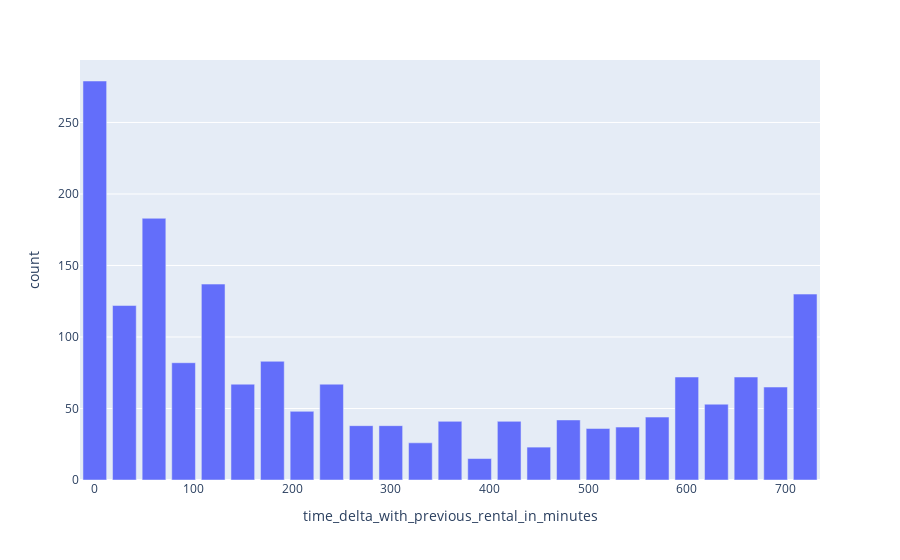

Notebook code cell kept with this figure:
### Code cell
# Distribution des diff. entre fin de locations et location suivante

df_cnt = df["time_delta_with_previous_rental_in_minutes"].value_counts()
display(df_cnt)
fig = px.bar(df_cnt, y = "count", x=df_cnt.index, labels=df_cnt.index)
fig.show()

### Figure 1 — Plotly figure (JSON) as saved in the notebook; plotly's stock layout.template omitted (floating-point values rounded to 4 significant figures)
{"data": [{"alignmentgroup": "True", "hovertemplate": "time_delta_with_previous_rental_in_minutes=%{x}<br>count=%{y}<extra></extra>", "legendgroup": "", "marker": {"color": "#636efa", "pattern": {"shape": ""}}, "name": "", "offsetgroup": "", "orientation": "v", "showlegend": false, "textposition": "auto", "type": "bar", "x": [0, 60, 120, 720, 30, 180, 90, 660, 600, 150, 240, 690, 630, 210, 570, 480, 420, 360, 270, 300, 540, 510, 330, 450, 390], "xaxis": "x", "y": [279, 183, 137, 130, 122, 83, 82, 72, 72, 67, 67, 65, 53, 48, 44, 42, 41, 41, 38, 38, 37, 36, 26, 23, 15], "yaxis": "y"}], "layout": {"barmode": "relative", "legend": {"tracegroupgap": 0}, "margin": {"t": 60}, "xaxis": {"anchor": "y", "domain": [0, 1], "title": {"text": "time_delta_with_previous_rental_in_minutes"}}, "yaxis": {"anchor": "x", "domain": [0, 1], "title": {"text": "count"}}}}
